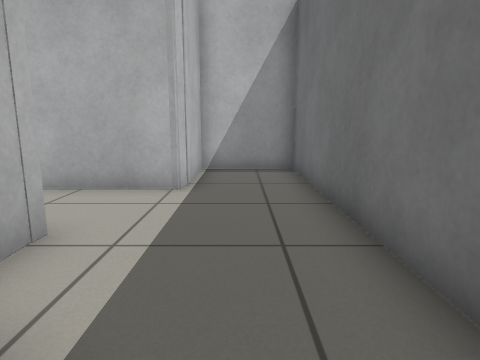
view 1 (above)

14 first-person views from a walk through a world built for the Gazebo simulator. The camera is 0.7 m above the floor, tilts 10° down and sees 75° across. The floor is counted in squares, 0.5 m on a side. Each view is taken from the middle of a square. On the plan, view 1 faces up. The plan holds only what a view shows up to about 14 squares ahead; the rest is blank.

view 2
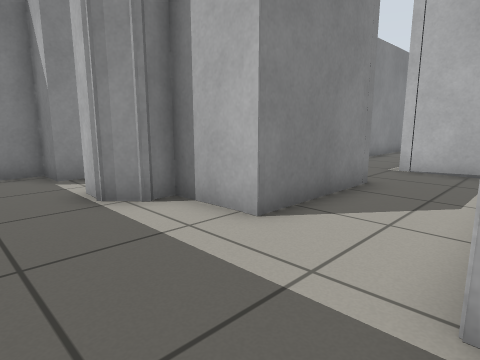

view 3
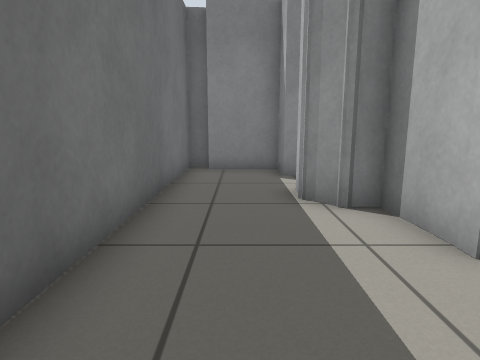

view 4
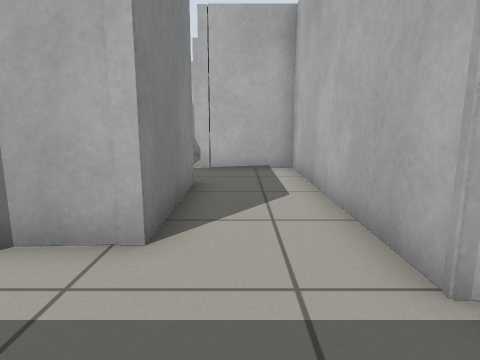

view 5
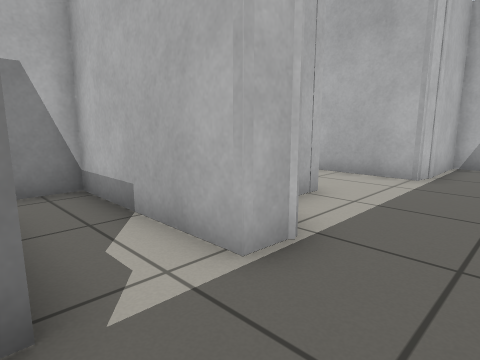

view 6
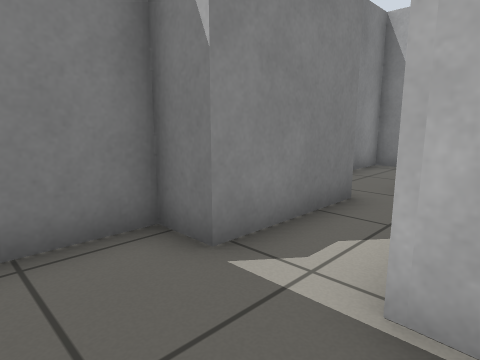

view 7
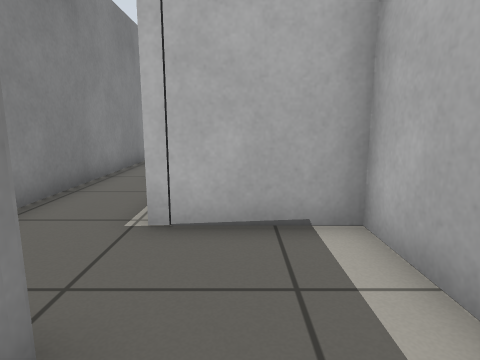

view 8
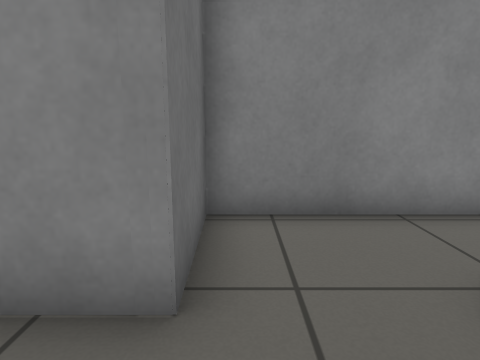

view 9
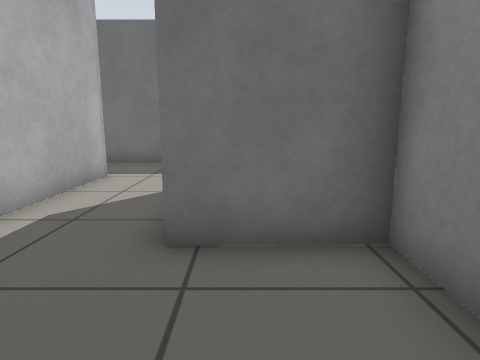

view 10
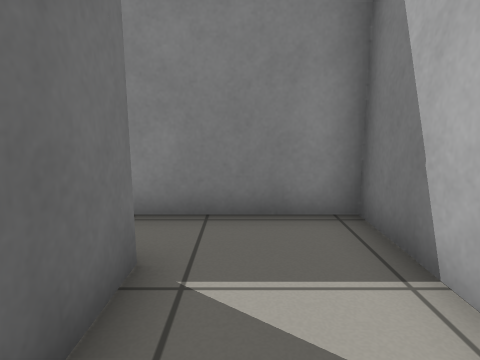

view 11
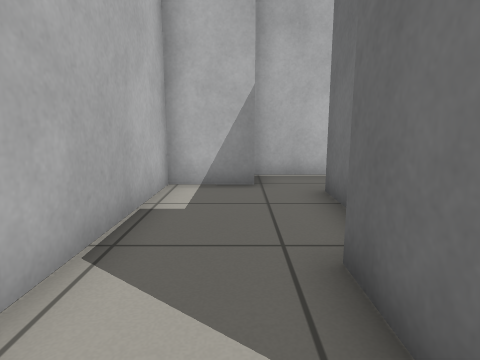

view 12
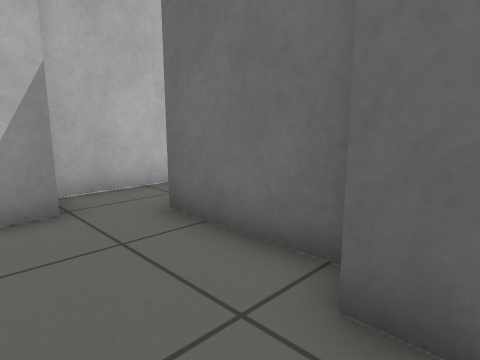

view 13
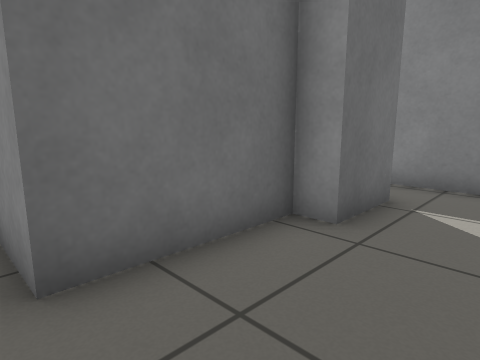

view 14
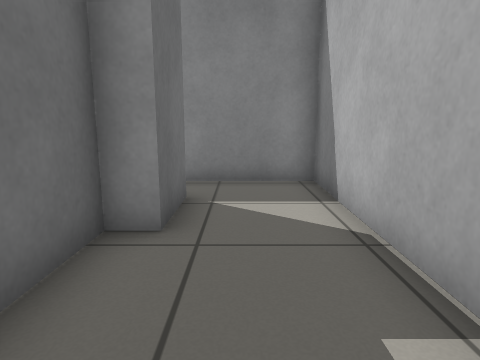

### Floor plan
Ten units are one square. View 1 is at (0, 0); x grows to the right and y downward. Boxes are objects, and circles mark ways between rooms. Rooms are numbered by the first view taken in them; rooms with no view inside come last. Other rooms are left out.
<svg viewBox="-184 -113 206 153">
<path fill="none" stroke="#000" d="M-12 -75 -13 -67 -92 -67 -92 -36M-65 -39 -25 -39 -24 -17 -18 -18 -12 -12 -12 -3 -61 -3 -61 10M-48 17 -12 17 -12 29 10 29M10 35 17 35 17 -99 -12 -99 -12 -67M-124 -12 -65 -12 -65 -39M-156 -93 -177 -93 -179 -12 -124 -12M-149 -29 -149 -50 -142 -50 -142 -85 -127 -85M-127 -108 -156 -108"/>
<circle cx="-75" cy="-40" r="3" fill="#2a7"/>
<circle cx="-130" cy="-20" r="3" fill="#2a7"/>
<text x="-20" y="-30">1</text>
<text x="-100" y="-30">2</text>
<text x="-150" y="-70">3</text>
</svg>
Room 1 opens to room 2. Room 2 opens to room 3.

Where each view was taken, in squares from view 1:
view 1: 0 up, 0 right, facing up
view 2: 7 up, 1 right, facing down-left
view 3: 7 up, 0 right, facing down
view 4: 5 up, 1 right, facing left
view 5: 2 down, 1 right, facing up-left
view 6: 1 up, 1 right, facing down-left
view 7: 5 up, 5 left, facing left
view 8: 6 up, 7 left, facing down
view 9: 3 up, 10 left, facing right
view 10: 6 up, 16 left, facing down
view 11: 2 up, 16 left, facing up
view 12: 4 up, 17 left, facing up-right
view 13: 9 up, 17 left, facing down-right
view 14: 9 up, 16 left, facing down
